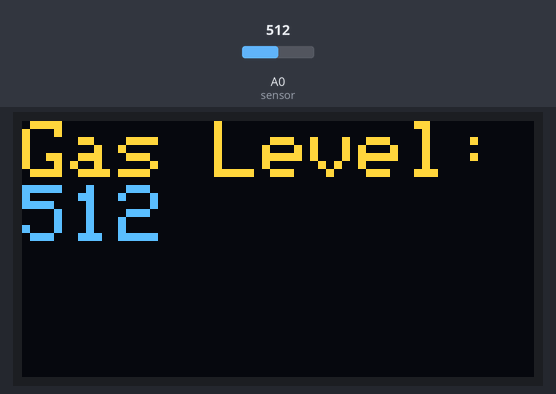
Simulated run of this sketch. Board: Arduino Uno, built with avr-gcc and run on an emulated ATmega328P. Shown: 128×64 one-colour display. The inputs (shaded band) are chosen by the test bench; at power-on: A0 (sensor) = 512. The OLED is the two-colour kind (top 16 rows yellow); what the sketch prints to the serial monitor is not drawn.

Above: at 1.3 s.
1.4 s: A0 (sensor) set to 716
At 3.3 s:
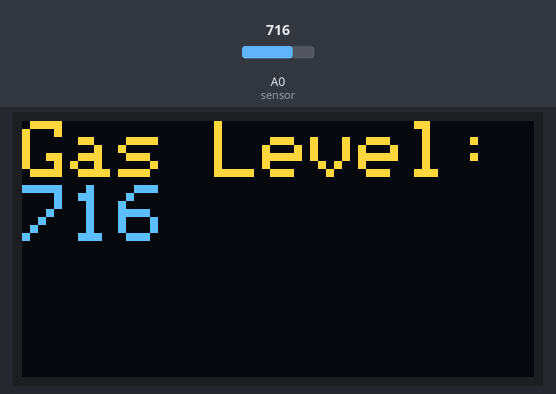
3.6 s: A0 (sensor) set to 900
At 5.4 s:
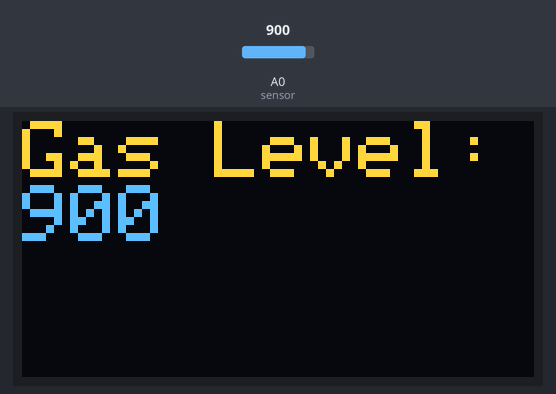
5.7 s: A0 (sensor) set to 1023
At 7.6 s:
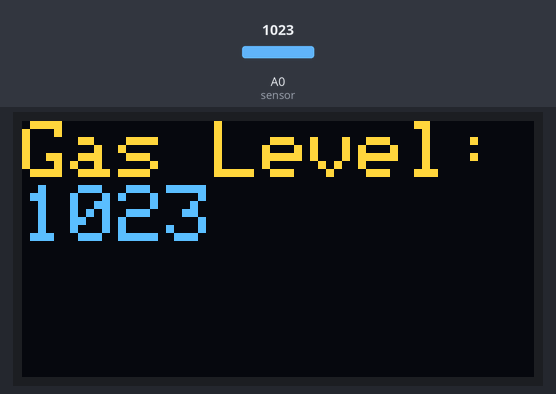
Timing chart, 0 to 9.1 s (numbered marks = the images above; inputs shaded):
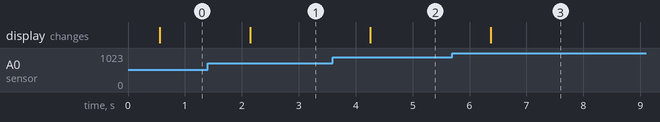

Measured:
- after the input at 1.4 s, the display: changes after 0.74 s (image 1)
- after the input at 3.6 s, the display: changes after 0.66 s (image 2)
- after the input at 5.7 s, the display: changes after 0.67 s (image 3)

The sketch:

Gas_Pollution_Sensor.ino
```cpp
#include <Adafruit_SSD1306.h>
#define sensor A0
#define OLED_RESET 4
Adafruit_SSD1306 display(OLED_RESET);

int gasLevel = 0;
void setup() {
  // put your setup code here, to run once:
  Serial.begin(9600);
  display.begin(SSD1306_SWITCHCAPVCC, 0x3C);
  pinMode(sensor,INPUT);

}

void loop() {
  // put your main code here, to run repeatedly:

  display.clearDisplay();
  display.setTextSize(2);
  display.setTextColor(WHITE);
  display.setCursor(0,0);

  gasLevel = analogRead(sensor);
  Serial.println(" Gas Level:");
  Serial.println(gasLevel);
delay(500);
  display.println("Gas Level:");
  display.println(gasLevel);
  display.display();


}
```
